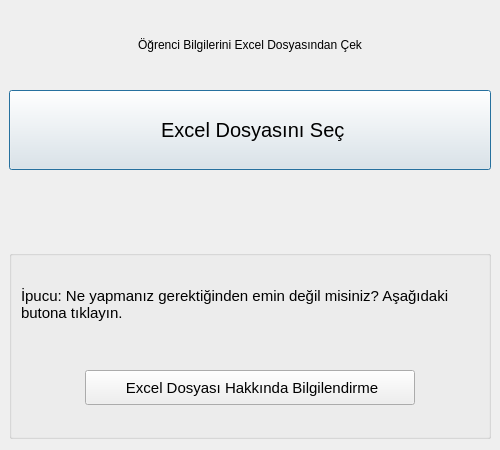
<?xml version="1.0" encoding="UTF-8"?>
<ui version="4.0">
 <class>ikoOSKAR::UI::MultiImportUi</class>
 <widget class="QDialog" name="ikoOSKAR::UI::MultiImportUi">
  <property name="geometry">
   <rect>
    <x>0</x>
    <y>0</y>
    <width>500</width>
    <height>450</height>
   </rect>
  </property>
  <property name="sizePolicy">
   <sizepolicy hsizetype="Fixed" vsizetype="Fixed">
    <horstretch>0</horstretch>
    <verstretch>0</verstretch>
   </sizepolicy>
  </property>
  <property name="minimumSize">
   <size>
    <width>500</width>
    <height>450</height>
   </size>
  </property>
  <property name="maximumSize">
   <size>
    <width>500</width>
    <height>450</height>
   </size>
  </property>
  <property name="windowTitle">
   <string>Öğrenci Bilgilerini Excel Dosyasından Çek</string>
  </property>
  <layout class="QVBoxLayout" name="verticalLayout">
   <property name="spacing">
    <number>25</number>
   </property>
   <property name="leftMargin">
    <number>9</number>
   </property>
   <property name="topMargin">
    <number>25</number>
   </property>
   <property name="rightMargin">
    <number>9</number>
   </property>
   <item>
    <widget class="QLabel" name="lblHeader">
     <property name="maximumSize">
      <size>
       <width>16777215</width>
       <height>40</height>
      </size>
     </property>
     <property name="text">
      <string>Öğrenci Bilgilerini Excel Dosyasından Çek</string>
     </property>
     <property name="alignment">
      <set>Qt::AlignCenter</set>
     </property>
    </widget>
   </item>
   <item>
    <widget class="QPushButton" name="btnOpenFile">
     <property name="minimumSize">
      <size>
       <width>0</width>
       <height>80</height>
      </size>
     </property>
     <property name="font">
      <font>
       <pointsize>15</pointsize>
      </font>
     </property>
     <property name="text">
      <string> Excel Dosyasını Seç</string>
     </property>
     <property name="icon">
      <iconset>
       <normaloff>:/open-in.png</normaloff>:/open-in.png</iconset>
     </property>
     <property name="iconSize">
      <size>
       <width>24</width>
       <height>24</height>
      </size>
     </property>
    </widget>
   </item>
   <item>
    <widget class="QWidget" name="widget_2" native="true">
     <property name="sizePolicy">
      <sizepolicy hsizetype="Preferred" vsizetype="Preferred">
       <horstretch>0</horstretch>
       <verstretch>0</verstretch>
      </sizepolicy>
     </property>
     <property name="maximumSize">
      <size>
       <width>16777215</width>
       <height>30</height>
      </size>
     </property>
    </widget>
   </item>
   <item>
    <widget class="QGroupBox" name="groupBox">
     <property name="title">
      <string/>
     </property>
     <layout class="QVBoxLayout" name="verticalLayout_2">
      <item>
       <widget class="QLabel" name="lblHint">
        <property name="font">
         <font>
          <pointsize>11</pointsize>
         </font>
        </property>
        <property name="text">
         <string>İpucu: Ne yapmanız gerektiğinden emin değil misiniz? Aşağıdaki butona tıklayın.</string>
        </property>
        <property name="alignment">
         <set>Qt::AlignLeading|Qt::AlignLeft|Qt::AlignVCenter</set>
        </property>
        <property name="wordWrap">
         <bool>true</bool>
        </property>
       </widget>
      </item>
      <item>
       <widget class="QWidget" name="widget" native="true">
        <layout class="QHBoxLayout" name="horizontalLayout">
         <property name="leftMargin">
          <number>0</number>
         </property>
         <property name="topMargin">
          <number>0</number>
         </property>
         <property name="rightMargin">
          <number>0</number>
         </property>
         <property name="bottomMargin">
          <number>0</number>
         </property>
         <item>
          <widget class="QPushButton" name="btnHelpExcel">
           <property name="minimumSize">
            <size>
             <width>0</width>
             <height>35</height>
            </size>
           </property>
           <property name="maximumSize">
            <size>
             <width>330</width>
             <height>16777215</height>
            </size>
           </property>
           <property name="font">
            <font>
             <pointsize>11</pointsize>
            </font>
           </property>
           <property name="text">
            <string> Excel Dosyası Hakkında Bilgilendirme</string>
           </property>
           <property name="icon">
            <iconset>
             <normaloff>:/info.png</normaloff>:/info.png</iconset>
           </property>
           <property name="iconSize">
            <size>
             <width>22</width>
             <height>22</height>
            </size>
           </property>
          </widget>
         </item>
        </layout>
       </widget>
      </item>
     </layout>
    </widget>
   </item>
  </layout>
 </widget>
 <resources/>
 <connections/>
</ui>
